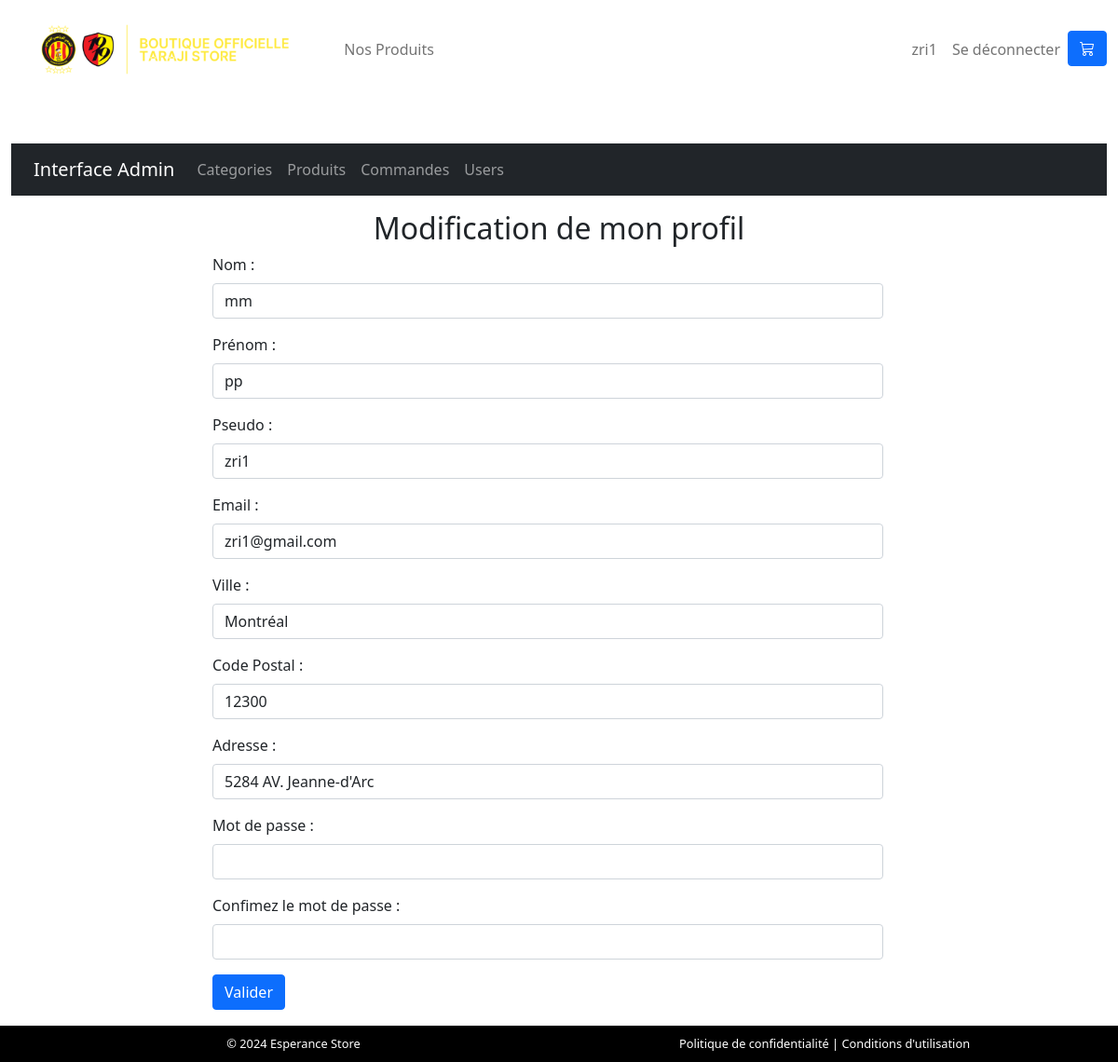
Screenshot of /profil/update (signed in) with the database file from the repository.
### tables this page shows
CREATE TABLE `member` (
  `idMember` int(3) NOT NULL,
  `pseudoMember` varchar(20) NOT NULL,
  `passwordMember` varchar(300) NOT NULL,
  `nameMember` varchar(20) NOT NULL,
  `firstnameMember` varchar(20) NOT NULL,
  `emailMember` varchar(50) NOT NULL,
  `cityMember` varchar(20) NOT NULL,
  `postalCodeMember` varchar(5) NOT NULL,
  `adressMember` varchar(50) NOT NULL,
  `isAdmin` tinyint(1) NOT NULL DEFAULT 0
);

### app/controllers/profil.php (called while the page is built, shortened)
<?php
require_once('../app/core/controller.php');
class Profil extends Controller
{
    public function update()
    {
        $user = $this->loadModel('User');
        $userData = $user->checkLogin(['admin', 'customer']);
        if (is_object($userData)) {
            $data['userData'] = $userData;
        }
        $data['pageTitle'] = "Modifier Profil";
        $this->view('updateProfil', $data);
    }
}

### app/core/app.php (called while the page is built, shortened)
<?php
class App
{
    protected $method = "index";
    public function __construct()
    {
        $url = $this->parseURL();
        if (file_exists("../app/controllers/" . strtolower($url[0]) . ".php")) {
            unset($url[0]);
        } else {
            $this->controller = "Page404";
        }
        $this->controller = new $this->controller;
        if (isset($url[1])) {
            $url[1] = strtolower($url[1]);
            if (method_exists($this->controller, $url[1])) {
                $this->method = $url[1];
                unset($url[1]);
            }
        }
        $this->params = (count($url) > 0) ? $url : ["home"];
        call_user_func_array([$this->controller, $this->method], $this->params);
    }
    private function parseURL()
    {
        $url = isset($_GET['url']) ? $_GET['url'] : "home";
        return explode("/", filter_var(trim($url, "/"), FILTER_SANITIZE_URL));
    }
}

### public/index.php (called while the page is built, shortened)
<?php
$app = new App();

### app/core/database.php (called while the page is built, shortened)
<?php
class Database
{
  private $PDOInstance = null;
  private static $instance = null;
  private function __construct()
  {
    $string = DB_TYPE . ":host=" . DB_HOST . ";dbname=" . DB_NAME;
    $this->PDOInstance  = new PDO($string, DB_USER, DB_PASS);
  }
  public static function getInstance()
  {
    if (is_null(self::$instance)) {
      self::$instance = new Database();
    }
    return self::$instance;
  }
  public function read($query, $data = array())
  {
    $statement = $this->PDOInstance->prepare($query);
    $result = $statement->execute($data);
    if ($result) {
      $data = $statement->fetchAll(PDO::FETCH_OBJ);
      if (is_array($data) && count($data) > 0) {
        return $data;
      }
    }
    return false;
  }
}

### app/models/User.php (called while the page is built, shortened)
<?php
class User
{
    public function checkLogin($allowed = array())
    {
        $db = Database::getInstance();
        if (count($allowed) > 0) {
            $arr['idMember'] = $_SESSION['idMember'];
            $query = "SELECT * FROM member  WHERE idMember = :idMember limit 1";
            $result = $db->read($query, $arr);
            if (is_array($result)) {
                $result = $result[0];
                if ($result->isAdmin && $allowed[0] === 'admin') {
                    return $result;
                } elseif ($allowed[1] === "customer") {
                    return $result;
                } else {
                    header("Location: " . "login");
                    die;
                }
            } else {
                header("Location: " . "login");
                die;
            }
        }
        return false;
    }
}

### app/views/updateProfil.php (the view, shortened to what this page needs)
<?php $this->view("includes/header", $data); ?>
<div class="container my-3">
    <div class="row">
        <div class="col-12">
            <h2 class="text-center">Modification de mon profil</h2>
        </div>
        <div class="row justify-content-center">
            <div class="col-8">
                <form action="" method="POST">
                    <div class="mb-3">
                        <label for="name" class="form-label">Nom : </label>
                        <input type="text" value="<?= $userData->nameMember ?>" name='name' class="form-control">
                    </div>
                    <div class="mb-3">
                        <label for="firstname" class="form-label">Prénom : </label>
                        <input type="text" value="<?= $userData->firstnameMember ?>" name='firstname' class="form-control">
                    </div>
                    <div class="mb-3">
                        <label for="pseudo" class="form-label">Pseudo : </label>
                        <input type="text" value="<?= $userData->pseudoMember ?>" name='pseudo' class="form-control">
                    </div>
                    <div class="mb-3">
                        <label for="email" class="form-label">Email : </label>
                        <input type="email" value="<?= $userData->emailMember ?>" name='email' class="form-control">
                    </div>
                    <div class="mb-3">
                        <label for="city" class="form-label">Ville : </label>
                        <input type="text" value="<?= $userData->cityMember ?>" name='city' class="form-control">
                    </div>
                    <div class="mb-3">
                        <label for="postalCode" class="form-label">Code Postal : </label>
                        <input type="text" value="<?= $userData->postalCodeMember ?>" name='postalCode' class="form-control">
                    </div>
                    <div class="mb-3">
                        <label for="adress" class="form-label">Adresse : </label>
                        <input type="text" value="<?= $userData->adressMember ?>" name='adress' class="form-control">
                    </div>
                    <div class="mb-3">
                        <label for="password" class="form-label">Mot de passe : </label>
                        <input type="password" name='password' class="form-control">
                    </div>
                    <div class="mb-3">
                        <label for="password2" class="form-label">Confimez le mot de passe : </label>
                        <input type="password" name='password2' class="form-control">
                    </div>
                    <input type="submit" class="btn btn-primary" name="signUp" value="Valider">
                </form>
            </div>
        </div>
    </div>
</div>

### app/views/includes/header.php (shortened to what this page needs)
<!DOCTYPE html>
<html lang="en">
<head>
    <link href="https://cdn.jsdelivr.net/npm/bootstrap@5.1.3/dist/css/bootstrap.min.css" rel="stylesheet">
    <link rel="stylesheet" href="https://cdn.jsdelivr.net/npm/@fortawesome/fontawesome-free@5.15.4/css/fontawesome.min.css">
    <link rel="stylesheet" href="<?= ASSETS ?>css/main.css">
    <link rel="stylesheet" href="https://cdnjs.cloudflare.com/ajax/libs/bootstrap-icons/1.10.0/font/bootstrap-icons.min.css">
</head>
<body style="overflow-x:hidden;">
    <div class="footer-header">
        <nav class="navbar navbar-expand-lg navbar-light">
            <div class="container-fluid">
                <a class="navbar-brand" href="<?= ROOT ?>home">
                    <img src="../public/assets/img/logo.jpg" alt="Esperance Store" style="height: 80px;">
                </a>
                <div class="collapse navbar-collapse" id="navbarNav">
                    <ul class="navbar-nav me-auto">
                        <li class="nav-item">
                            <a class="nav-link" href="<?= ROOT ?>products">Nos Produits</a>
                        </li>
                    </ul>
                    <ul class="navbar-nav">
                        <?php if (isset($data['userData'])) : ?>
                            <li class="nav-item">
                                <a href="<?= ROOT ?>profil" class="nav-link"><?= $data['userData']->pseudoMember ?></a>
                            </li>
                            <li class="nav-item">
                                <a class="nav-link" href="<?= ROOT ?>logout">Se déconnecter</a>
                            </li>
                        <?php endif; ?>
                        <li>
                            <a class="btn btn-primary" href="<?= ROOT ?>Cart"><i class="bi bi-cart3"></i></a>
                        </li>
                    </ul>
                </div>
            </div>
        </nav>
    </div>
    <div class="container-fluid mt-5">
        <div class="row">
            <div class="col-12">
                <?php if ((isset($data['userData'])) && ($data['userData']->isAdmin)) : ?>
                    <nav class="navbar navbar-expand-lg navbar-dark bg-dark">
                        <div class="container-fluid">
                            <a class="navbar-brand" href="admin">Interface Admin</a>
                            <div class="collapse navbar-collapse" id="navbarNavAdmin">
                                <ul class="navbar-nav">
                                    <li class="nav-item">
                                        <a class="nav-link" href="<?= ROOT ?>admin/categories">Categories</a>
                                    </li>
                                    <li class="nav-item">
                                        <a class="nav-link" href="<?= ROOT ?>admin/products">Produits</a>
                                    </li>
                                    <li class="nav-item">
                                        <a class="nav-link" href="<?= ROOT ?>admin/commands">Commandes</a>
                                    </li>
                                    <li class="nav-item">
                                        <a class="nav-link" href="<?= ROOT ?>admin/users">Users</a>
                                    </li>
                                </ul>
                            </div>
                        </div>
                    </nav>
                <?php endif; ?>
            </div>
        </div>
    </div>
</body>
</html>

### public/assets/css/main.css (style rules this page uses)
body { min-height: 100vh; display: flex; flex-direction: column; background-image: url("../img/download.jpg"); }

### app/views/includes/footer.php (style rules this page uses)
html, body { height: 100%; margin: 0; display: flex; flex-direction: column; }

### rows the page displays
member: pseudoMember "zri1", name "mm", firstname "pp", pseudo "zri1", email "zri1@gmail.com", city "Montréal", postalCode "12300", adress "5284 AV. Jeanne-d'Arc"
